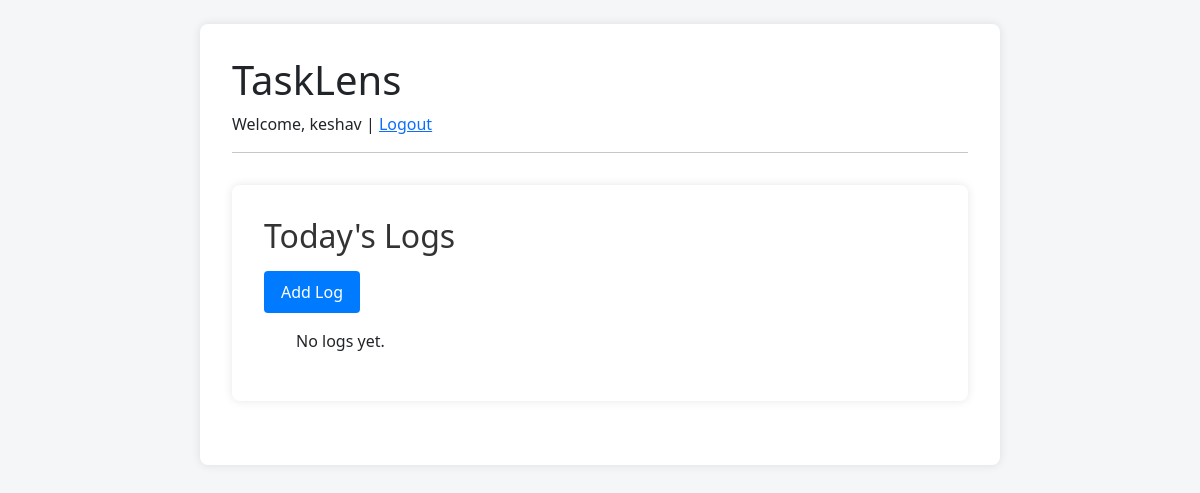
The app's page / (signed in), older data.
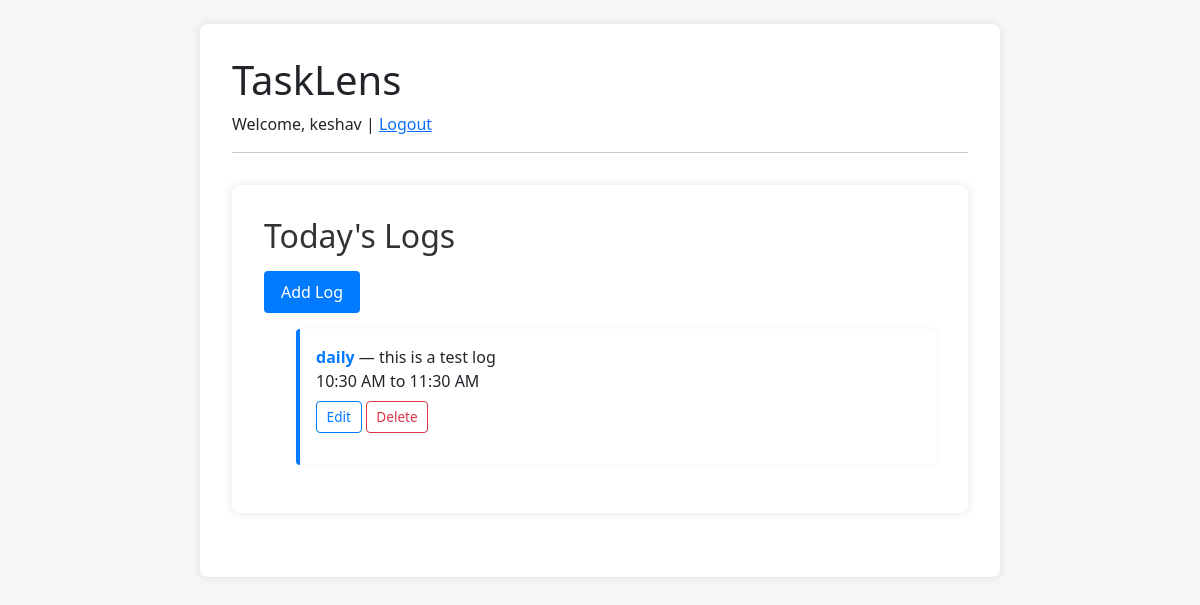
The same page, newer data.
### activity/models.py (models this page shows, shortened)
class ActivityLog(models.Model):
    user = models.ForeignKey(User, on_delete=models.CASCADE)
    category = models.ForeignKey(Category, on_delete=models.CASCADE)
    description = models.TextField()
    start_time = models.DateTimeField()
    end_time = models.DateTimeField()
    date = models.DateField(default=date.today)

class Category(models.Model):
    name = models.CharField(max_length=100)
    user = models.ForeignKey(User, on_delete=models.CASCADE)
    class Meta:
        unique_together = ('name', 'user')

### activity/views.py (the view)
# urls.py: path('', views.home, name='home'),
@login_required
def home(request):
    today = date.today()
    logs = ActivityLog.objects.filter(user=request.user, start_time__date=today).order_by('start_time')
    return render(request, 'activity/home.html', {'logs': logs})

### activity/templates/activity/home.html (shortened to what this page needs)
{% extends 'activity/base.html' %}
{% block content %}
<div class="container">
  <h2>Today's Logs</h2>
  <a href="{% url 'add_log' %}" class="btn">Add Log</a>
  <ul>
    {% for log in logs %}
      <div class="log-entry">
        <strong>{{ log.category.name }}</strong> — {{ log.description }}<br>
        {{ log.start_time|time:"h:i A" }} to {{ log.end_time|time:"h:i A" }}
        <div class="log-actions">
          <a href="{% url 'edit_log' log.pk %}" class="btn btn-sm btn-outline-primary">Edit</a>
          <form action="{% url 'delete_log' log.pk %}" method="post" style="display:inline;">
            <button onclick="return confirm('Are you sure you want to delete this log?')"
              type="submit" class="btn btn-sm btn-outline-danger">Delete</button>
          </form>
        </div>
      </div>
    {% empty %}
      <p>No logs yet.</p>
    {% endfor %}
  </ul>
</div>
{% endblock %}

### activity/templates/activity/base.html (shortened to what this page needs)
<!DOCTYPE html>
<html>
<head>
    <link href="https://cdn.jsdelivr.net/npm/bootstrap@5.3.0/dist/css/bootstrap.min.css" rel="stylesheet">
    {% load static %}
    <link rel="stylesheet" href="{% static 'activity/style.css' %}">
</head>
<body>
<div class="container mt-4">
    <h1>TaskLens</h1>
    {% if user.is_authenticated %}
        <p>Welcome, {{ user.username }} | <a href="{% url 'logout' %}">Logout</a></p>
    {% else %}
        <p><a href="{% url 'login' %}">Login</a></p>
    {% endif %}
    <hr>
    {% block content %}{% endblock %}
</div>
</body>
</html>

### activity/static/activity/style.css (style rules this page uses)
body { font-family: 'Segoe UI', sans-serif; background-color: #f4f6f8; margin: 0; padding: 0; }
.container { max-width: 800px; margin: 2rem auto; padding: 2rem; background: white; box-shadow: 0 0 10px rgba(0,0,0,0.1); border-radius: 8px; }
h2 { color: #333; margin-bottom: 1rem; }
.btn { display: inline-block; padding: 0.5rem 1rem; margin-bottom: 1rem; background-color: #007bff; color: white; text-decoration: none; border-radius: 4px; }
.log-entry { padding: 1rem; margin-bottom: 1rem; border-left: 4px solid #007bff; background-color: #fff; box-shadow: 0 0 5px rgba(0,0,0,0.05); border-radius: 4px; }
.log-entry strong { color: #007bff; }
.log-actions { margin-top: 0.5rem; }
.btn-sm { padding: 0.3rem 0.6rem; font-size: 0.85rem; }
.btn-outline-primary { border: 1px solid #007bff; color: #007bff; background: transparent; }
.btn-outline-danger { border: 1px solid #dc3545; color: #dc3545; background: transparent; }

Row changes from the older to the newer data that the page shows:
added ActivityLog: category.name "daily", description "this is a test log", start_time "10:30 AM", end_time "11:30 AM"
Text that changed along with them:
text no longer shown: "No logs yet."
